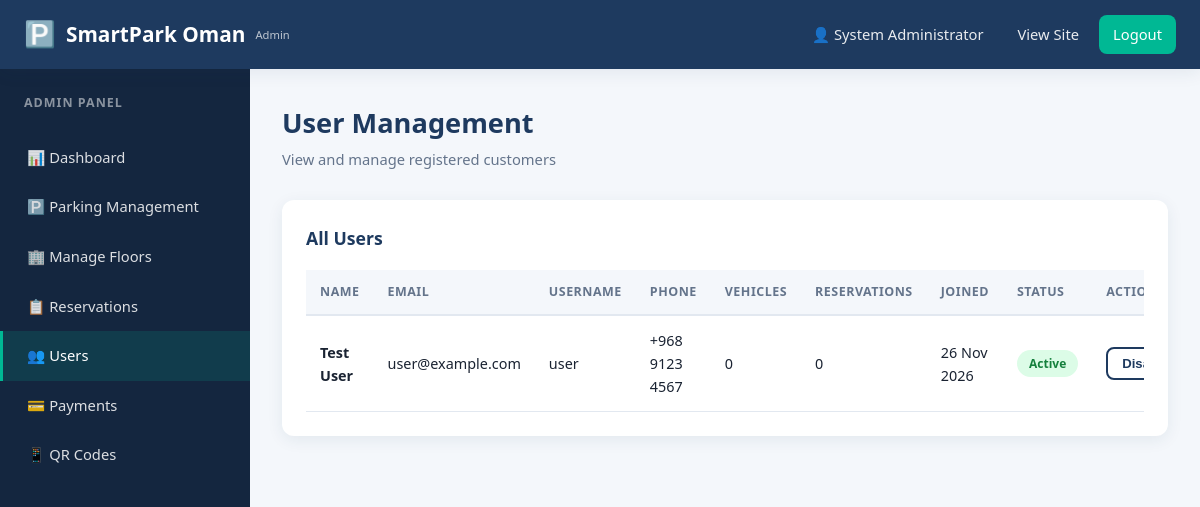
Page /admin/users.php (signed in) on the committed database.
### tables this page shows
CREATE TABLE users (
    user_id INT AUTO_INCREMENT PRIMARY KEY,
    full_name VARCHAR(100) NOT NULL,
    email VARCHAR(100) NOT NULL UNIQUE,
    username VARCHAR(50) NOT NULL UNIQUE,
    password VARCHAR(255) NOT NULL,
    phone VARCHAR(20) NOT NULL,
    created_at DATETIME DEFAULT CURRENT_TIMESTAMP,
    status ENUM('active','disabled') DEFAULT 'active'
);

### admin/users.php (the view, shortened to what this page needs)
<?php
require_once __DIR__ . '/../config/config.php';
$users = $conn->query("
    SELECT u.*,
    (SELECT COUNT(*) FROM reservations WHERE user_id=u.user_id) as total_reservations,
    (SELECT COUNT(*) FROM vehicles WHERE user_id=u.user_id) as total_vehicles
    FROM users u ORDER BY u.created_at DESC
");
require_once __DIR__ . '/includes/admin_header.php';
?>
<div class="page-header">
    <div><h1>User Management</h1><p>View and manage registered customers</p></div>
</div>
<div class="panel">
    <div class="panel-title">All Users</div>
    <div class="table-wrap">
        <table class="data-table">
            <thead><tr><th>Name</th><th>Email</th><th>Username</th><th>Phone</th><th>Vehicles</th><th>Reservations</th><th>Joined</th><th>Status</th><th>Actions</th></tr></thead>
            <tbody>
            <?php while ($u = $users->fetch_assoc()): ?>
                <tr>
                    <td><strong><?php echo htmlspecialchars($u['full_name']); ?></strong></td>
                    <td><?php echo htmlspecialchars($u['email']); ?></td>
                    <td><?php echo htmlspecialchars($u['username']); ?></td>
                    <td><?php echo htmlspecialchars($u['phone']); ?></td>
                    <td><?php echo $u['total_vehicles']; ?></td>
                    <td><?php echo $u['total_reservations']; ?></td>
                    <td><?php echo date('d M Y', strtotime($u['created_at'])); ?></td>
                    <td><span class="badge badge-<?php echo $u['status']==='active'?'available':'reserved'; ?>"><?php echo ucfirst($u['status']); ?></span></td>
                    <td>
                        <form method="POST" onsubmit="return confirm('<?php echo $u['status']==='active'?'Disable':'Enable'; ?> this user account?');">
                            <button type="submit" name="toggle_status" class="btn btn-outline btn-sm"><?php echo $u['status']==='active'?'Disable':'Enable'; ?></button>
                        </form>
                    </td>
                </tr>
            <?php endwhile; ?>
            </tbody>
        </table>
    </div>
</div>
<?php require_once __DIR__ . '/includes/admin_footer.php'; ?>

### assets/css/style.css (style rules this page uses)
:root { --primary: #1e3a5f; --primary-dark: #14263f; --primary-light: #2c5282; --accent: #00b894; --accent-dark: #00997a; --ev-color: #6c5ce7; --ev-light: #a29bfe; --available: #22c55e; --available-bg: #dcfce7; --reserved: #ef4444; --reserved-bg: #fee2e2; --maintenance: #f59e0b; --maintenance-bg: #fef3c7; --bg-light: #f4f7fb; --white: #ffffff; --text-dark: #1a2332; --text-muted: #64748b; --border: #e2e8f0; --shadow: 0 4px 16px rgba(30, 58, 95, 0.08); --shadow-lg: 0 10px 32px rgba(30, 58, 95, 0.14); --radius: 12px; }
* { margin: 0; padding: 0; box-sizing: border-box; }
body { font-family: 'Segoe UI', Tahoma, Geneva, Verdana, sans-serif; background: var(--bg-light); color: var(--text-dark); line-height: 1.6; }
.btn { display: inline-block; padding: 12px 24px; border-radius: 8px; font-weight: 600; font-size: 0.95rem; border: none; cursor: pointer; transition: all 0.2s ease; text-align: center; }
.btn-outline { background: transparent; border: 2px solid var(--primary); color: var(--primary); }
.btn-sm { padding: 7px 14px; font-size: 0.82rem; }
.page-header { display: flex; justify-content: space-between; align-items: center; margin-bottom: 28px; flex-wrap: wrap; gap: 12px; }
.page-header h1 { font-size: 1.7rem; color: var(--primary); font-weight: 800; }
.page-header p { color: var(--text-muted); font-size: 0.92rem; margin-top: 4px; }
.panel { background: var(--white); border-radius: var(--radius); box-shadow: var(--shadow); padding: 24px; margin-bottom: 24px; }
.panel-title { font-size: 1.1rem; font-weight: 700; color: var(--primary); margin-bottom: 18px; display: flex; justify-content: space-between; align-items: center; }
.table-wrap { overflow-x: auto; }
table.data-table { width: 100%; border-collapse: collapse; font-size: 0.9rem; }
table.data-table th { text-align: left; padding: 12px 14px; background: var(--bg-light); color: var(--text-muted); font-weight: 700; font-size: 0.78rem; text-transform: uppercase; letter-spacing: 0.5px; border-bottom: 2px solid var(--border); }
table.data-table td { padding: 13px 14px; border-bottom: 1px solid var(--border); vertical-align: middle; }
.badge { display: inline-block; padding: 4px 12px; border-radius: 20px; font-size: 0.75rem; font-weight: 700; }
.badge-available { background: var(--available-bg); color: #15803d; }

### rows in the picture
users: full_name "Test User", email "user@example.com", username "user", phone "+968 9123 4567", total_vehicles "0", total_reservations "0", created_at "26 Nov 2026", status "Active", shows "Disable"

### other values in the picture
SITE_NAME "SmartPark Oman"
$_SESSION['admin_name'] "System Administrator"
